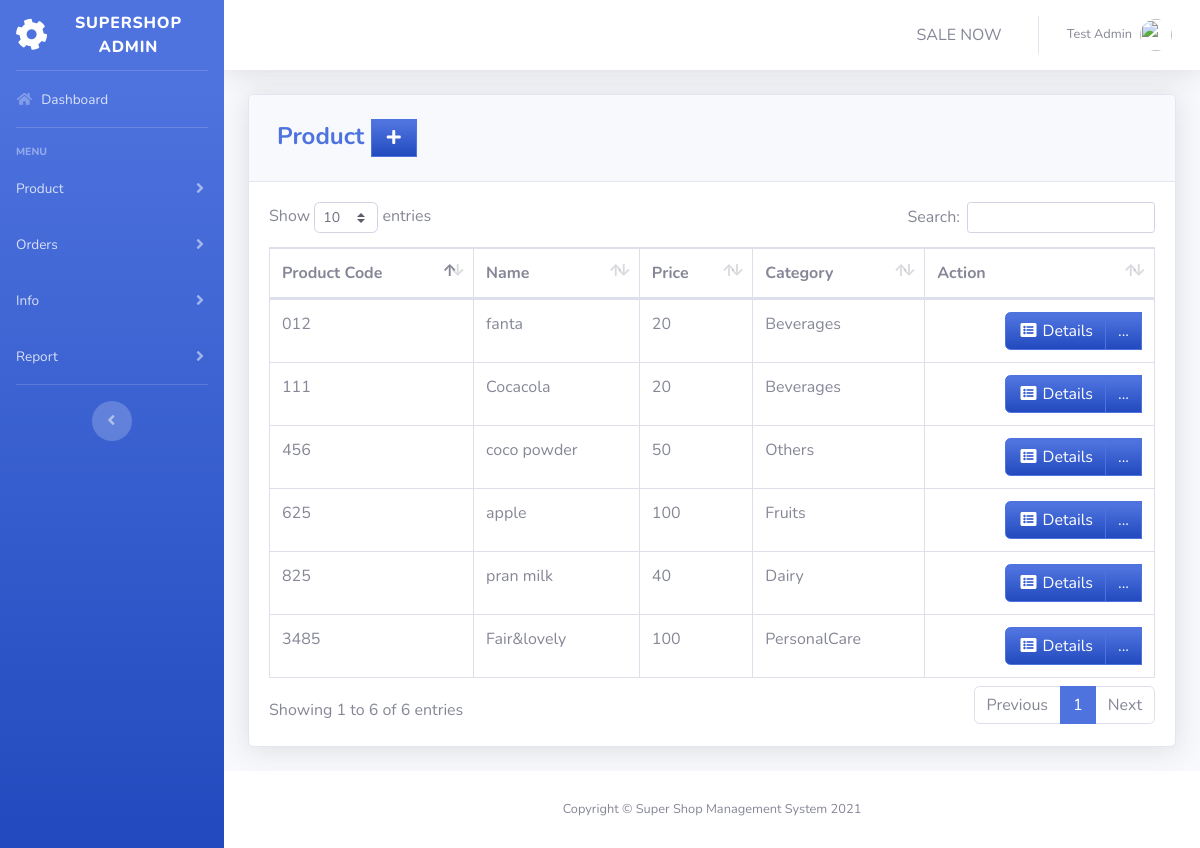
The app's page /pages/product.php (signed in) with its own data.
### tables this page shows
CREATE TABLE `product` (
  `PRODUCT_ID` int(11) NOT NULL,
  `PRODUCT_CODE` varchar(20) NOT NULL,
  `NAME` varchar(50) DEFAULT NULL,
  `DESCRIPTION` varchar(250) NOT NULL,
  `QTY_STOCK` int(50) DEFAULT NULL,
  `ON_HAND` int(250) NOT NULL,
  `PRICE` int(50) DEFAULT NULL,
  `CATEGORY_ID` int(11) DEFAULT NULL,
  `SUPPLIER_ID` int(11) DEFAULT NULL,
  `DATE_STOCK_IN` varchar(50) NOT NULL
);

CREATE TABLE `category` (
  `CATEGORY_ID` int(11) NOT NULL,
  `CNAME` varchar(50) DEFAULT NULL
);

### pages/product.php (the view, shortened to what this page needs)
<?php
include'../includes/connection.php';
include'../includes/sidebar.php';
?>
            <div class="card shadow mb-4">
            <div class="card-header py-3">
              <h4 class="m-2 font-weight-bold text-primary">Product&nbsp;<a  href="#" data-toggle="modal" data-target="#aModal" type="button" class="btn btn-primary bg-gradient-primary" style="border-radius: 0px;"><i class="fas fa-fw fa-plus"></i></a></h4>
            </div>
            <div class="card-body">
              <div class="table-responsive">
                <table class="table table-bordered" id="dataTable" width="100%" cellspacing="0">
               <thead>
                   <tr>
                     <th>Product Code</th>
                     <th>Name</th>
                     <th>Price</th>
                     <th>Category</th>
                     <th>Action</th>
                   </tr>
               </thead>
          <tbody>
<?php
    $query = 'SELECT PRODUCT_ID, PRODUCT_CODE, NAME, PRICE, CNAME, DATE_STOCK_IN FROM product p join category c on p.CATEGORY_ID=c.CATEGORY_ID GROUP BY PRODUCT_CODE';
        $result = mysqli_query($db, $query) or die (mysqli_error($db));
            while ($row = mysqli_fetch_assoc($result)) {
                echo '<tr>';
                echo '<td>'. $row['PRODUCT_CODE'].'</td>';
                echo '<td>'. $row['NAME'].'</td>';
                echo '<td>'. $row['PRICE'].'</td>';
                echo '<td>'. $row['CNAME'].'</td>';
                      echo '<td align="right"> <div class="btn-group">
                              <a type="button" class="btn btn-primary bg-gradient-primary" href="pro_searchfrm.php?action=edit & id='.$row['PRODUCT_CODE'] . '"><i class="fas fa-fw fa-list-alt"></i> Details</a>
                            <div class="btn-group">
                              <a type="button" class="btn btn-primary bg-gradient-primary dropdown no-arrow" data-toggle="dropdown" style="color:white;">
                              ... <span class="caret"></span></a>
                            <ul class="dropdown-menu text-center" role="menu">
                                <li>
                                  <a type="button" class="btn btn-warning bg-gradient-warning btn-block" style="border-radius: 0px;" href="pro_edit.php?action=edit & id='.$row['PRODUCT_ID']. '">
                                    <i class="fas fa-fw fa-edit"></i> Edit
                                  </a>
                                </li>
                            </ul>
                            </div>
                          </div> </td>';
                echo '</tr> ';
                        }
?>
                                </tbody>
                            </table>
                        </div>
                    </div>
                  </div>
<?php
include'../includes/footer.php';
?>

### includes/sidebar.php (shortened to what this page needs)
<!DOCTYPE html>
<html lang="en">
<head>
  <link href="../vendor/fontawesome-free/css/all.min.css" rel="stylesheet" type="text/css">
  <link href="../css/sb-admin-2.min.css" rel="stylesheet">
  <link href="../vendor/datatables/dataTables.bootstrap4.min.css" rel="stylesheet">
</head>
<body id="page-top">
  <div id="wrapper">
    <ul class="navbar-nav bg-gradient-primary sidebar sidebar-dark accordion" id="accordionSidebar">
      <a class="sidebar-brand d-flex align-items-center justify-content-center" href="index.php">
        <div class="sidebar-brand-icon rotate-n-15">
          <i class="fas fa-cog"></i>
        </div>
        <div class="sidebar-brand-text mx-3">Supershop ADMIN</div>
      </a>
      <hr class="sidebar-divider my-0">
      <li class="nav-item">
        <a class="nav-link" href="index.php">
          <i class="fas fa-fw fa-home"></i>
          <span>Dashboard</span></a>
      </li>
      <hr class="sidebar-divider">
      <div class="sidebar-heading">
        Menu
      </div>
      <li class="nav-item">
        <a class="nav-link collapsed" href="#" data-toggle="collapse" data-target="#collapseTwo" aria-expanded="true" aria-controls="collapseTwo">
          <span>Product</span>
        </a>
      </li>
      <li class="nav-item">
        <a class="nav-link collapsed" href="#" data-toggle="collapse" data-target="#collapseUtilities" aria-expanded="true" aria-controls="collapseUtilities">
          <span>Orders</span>
        </a>
      </li>
      <li class="nav-item">
        <a class="nav-link collapsed" href="#" data-toggle="collapse" data-target="#collapsethree" aria-expanded="true" aria-controls="collapsethree">
          <span>Info</span>
        </a>
      </li>
      <li class="nav-item">
        <a class="nav-link collapsed" href="#" data-toggle="collapse" data-target="#collapsePages" aria-expanded="true" aria-controls="collapsePages">
          <span>Report</span>
        </a>
      </li>
      <hr class="sidebar-divider d-none d-md-block">
      <div class="text-center d-none d-md-inline">
        <button class="rounded-circle border-0" id="sidebarToggle"></button>
      </div>
    </ul>
    <?php include_once 'topbar.php'; ?>

### includes/topbar.php (shortened to what this page needs)
<div id="content-wrapper" class="d-flex flex-column">
  <div id="content">
    <nav class="navbar navbar-expand navbar-light bg-white topbar mb-4 static-top shadow">
      <ul class="navbar-nav ml-auto">
        <li class="nav-item dropdown no-arrow">
          <a class="nav-link" href="pos.php" role="button">
            <span class="mr-2 d-none d-lg-inline text-gray-600 large">SALE NOW</span>
          </a>
        </li>
        <li class="nav-item dropdown no-arrow">
          <a class="nav-link dropdown-toggle" href="#" id="userDropdown" role="button" data-toggle="dropdown" aria-haspopup="true" aria-expanded="false">
            <span class="mr-2 d-none d-lg-inline text-gray-600 small"><?php echo  $_SESSION['FIRST_NAME']. ' '.$_SESSION['LAST_NAME'] ;?></span>
            <img class="img-profile rounded-circle"
            <?php
              if($_SESSION['GENDER']=='Male'){
                echo 'src="https://john-darke.co.uk/wp-content/uploads/2019/04/male-image.jpg"';
              }else{
                echo 'src="https://cdn1.iconfinder.com/data/icons/website-internet/48/website_-_female_user-512.png"';
              }
            ?>>
          </a>
        </li>
      </ul>
    </nav>
    <div class="container-fluid">

### includes/footer.php (shortened to what this page needs)
        </div>
      </div>
      <footer class="sticky-footer bg-white">
        <div class="container my-auto">
          <div class="copyright text-center my-auto">
              <span>Copyright © Super Shop Management System 2021</span>
          </div>
        </div>
      </footer>
    </div>
  </div>
</body>
</html>

### records on screen
product: PRODUCT_CODE "012", NAME "fanta", PRICE "20", CATEGORY_ID.CNAME "Beverages"
product: PRODUCT_CODE "111", NAME "Cocacola", PRICE "20", CATEGORY_ID.CNAME "Beverages"
product: PRODUCT_CODE "3485", NAME "Fair&lovely", PRICE "100", CATEGORY_ID.CNAME "PersonalCare"
product: PRODUCT_CODE "456", NAME "coco powder", PRICE "50", CATEGORY_ID.CNAME "Others"
product: PRODUCT_CODE "625", NAME "apple", PRICE "100", CATEGORY_ID.CNAME "Fruits"
product: PRODUCT_CODE "825", NAME "pran milk", PRICE "40", CATEGORY_ID.CNAME "Dairy"

### other values on screen
$_SESSION['FIRST_NAME'] "Test"
$_SESSION['LAST_NAME'] "Admin"
